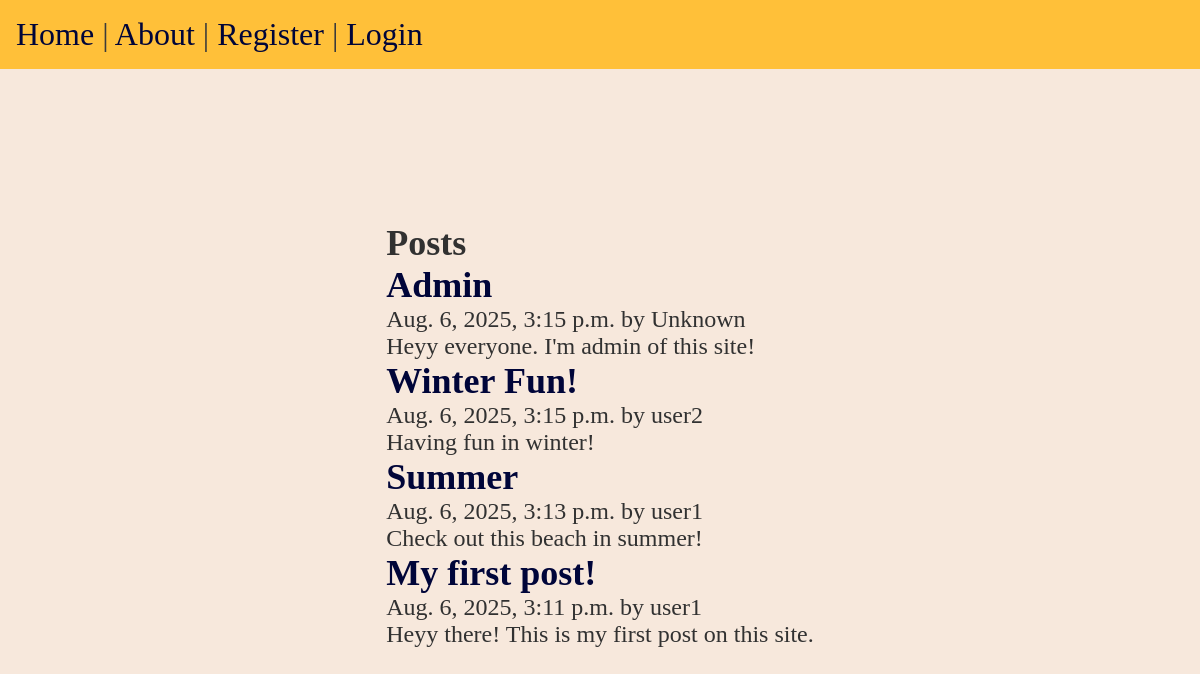
/posts/, run on the app's committed database.
### posts/models.py (models this page shows, shortened)
class Post(models.Model):
    title = models.CharField(max_length=75)
    body = models.TextField()
    slug = models.SlugField()
    date = models.DateTimeField(auto_now_add=True)
    banner = models.ImageField(default='fallback.png', blank=True)
    author = models.ForeignKey(User, on_delete=models.CASCADE, default=None)

### posts/views.py (the view)
# urls.py: path('', views.post_list, name='list'),
def post_list(request):
    posts = Post.objects.all().order_by('-date')
    return render(request, 'posts/post_list.html', {'posts':posts})

### posts/templates/posts/post_list.html (shortened to what this page needs)
{% extends "layout.html" %}
{% block content %}
    <section>
        <h1>Posts</h1>
        {% for post in posts %}
            <article class="post">
                <h2>
                    <a href={% url 'posts:page' slug=post.slug%}>
                        {{post.title}}
                    </a>
                </h2>
                <p>{{post.date}} by {{ post.author }}</p>
                <p>{{post.body}}</p>
            </article>
        {% endfor %}
    </section>
{% endblock %}

### templates/layout.html (shortened to what this page needs)
<!DOCTYPE html>
{% load static %}
<html lang="en">
<head>
    <link rel="stylesheet" href="{% static 'css/style.css' %}">
</head>
<body>
    <nav>
        <a href="/">
            <span role="img" aria-label="Home" title="Home">Home</span>
        </a> |
        <a href="/about">
            <span role="img" aria-label="About" title="About">About</span>
        </a> |
        {% if user.is_authenticated %}
            <a href={% url 'posts:list' %}>
                <span role="img" aria-label="Posts" title="Posts">Posts</span>
            </a> |
            <a href={% url 'posts:new_post' %}>
                <span role="img" aria-label="Create a new post" title="New post">New post</span>
            </a> |
            <form action={% url 'users:logout' %} method="post">
                {% csrf_token %}
                <button class="form-submit" title="Logout" aria-title="Logout" type="submit">Logout</button>
            </form>
        {% else %}
            <a href={% url 'users:regd' %}>
                <span role="img" aria-label="New user" title="User Registration">Register</span>
            </a> |
            <a href={% url 'users:login' %}>
                <span role="img" aria-label="Login" title="User Login">Login</span>
        {% endif %}
    </nav>
    <main>
        {% block content %}
        {% endblock %}
    </main>
</body>
</html>

### static/css/style.css (style rules this page uses)
* { margin: 0; padding: 0; box-sizing: border-box; }
body { min-height: 100vh; display: flex; flex-flow: column; font-size: 1.5rem; background-color: rgb(247, 232, 220); color: rgb(49, 49, 49); }
nav { padding: 1rem; background-color: rgb(255, 192, 57); color: rgb(59, 59, 59); font-size: 2rem; }
main { flex-grow: 1; display: grid; place-content: center; }
h1, h2, h3, h4, h5, h6, p { text-align: left; }
a { text-decoration: none; color: rgb(0, 5, 57); }

### data on the page
Post: title "Admin", date "Aug. 6, 2025, 3:15 p.m.", author "Unknown", body "Heyy everyone. I'm admin of this site!"
Post: title "Winter Fun!", date "Aug. 6, 2025, 3:15 p.m.", author "user2", body "Having fun in winter!"
Post: title "Summer", date "Aug. 6, 2025, 3:13 p.m.", author "user1", body "Check out this beach in summer!"
Post: title "My first post!", date "Aug. 6, 2025, 3:11 p.m.", author "user1", body "Heyy there! This is my first post on this site."
